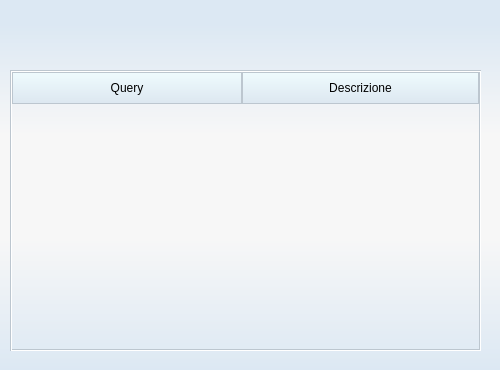
<?xml version="1.0" encoding="UTF-8"?>
<ui version="4.0">
 <class>SelectionQueryWindow</class>
 <widget class="QMainWindow" name="SelectionQueryWindow">
  <property name="windowModality">
   <enum>Qt::ApplicationModal</enum>
  </property>
  <property name="geometry">
   <rect>
    <x>0</x>
    <y>0</y>
    <width>500</width>
    <height>370</height>
   </rect>
  </property>
  <property name="sizePolicy">
   <sizepolicy hsizetype="Fixed" vsizetype="Fixed">
    <horstretch>0</horstretch>
    <verstretch>0</verstretch>
   </sizepolicy>
  </property>
  <property name="minimumSize">
   <size>
    <width>500</width>
    <height>370</height>
   </size>
  </property>
  <property name="maximumSize">
   <size>
    <width>500</width>
    <height>370</height>
   </size>
  </property>
  <property name="windowTitle">
   <string>Caricamento Query</string>
  </property>
  <property name="windowIcon">
   <iconset resource="risorse.qrc">
    <normaloff>:/resources/icon_mmas.png</normaloff>:/resources/icon_mmas.png</iconset>
  </property>
  <widget class="QWidget" name="centralWidget">
   <property name="styleSheet">
    <string notr="true">QWidget {
background-color:rgba(255,255,255,0);
}
QWidget#centralWidget{
	/*background-color: qlineargradient(spread:reflect, x1:0, y1:1, x2:0, y2:0, stop:0 rgba(217, 239, 255, 255), stop:0.5 rgba(239, 248, 255, 255), stop:1 rgba(210, 236, 255, 255));
	background-color: qlineargradient(spread:pad, x1:0, y1:1, x2:0, y2:0, stop:0 rgba(223, 246, 255, 255), stop:0.481132 rgba(243, 243, 243, 255), stop:0.995261 rgba(223, 246, 255, 255));*/
	
	background-color: qlineargradient(spread:pad, x1:0, y1:1, x2:0, y2:0, stop:0 rgba(220, 232, 243, 255), stop:0.35545 rgba(247, 247, 247, 255), stop:0.635071 rgba(247, 247, 247, 255), stop:0.933649 rgba(220, 232, 243, 255));
	
}

QToolTip {
     border: 1px solid rgb(188, 189, 207);
     padding: 0.1px;
    border-radius:1px;
	color: rgb(188, 189, 207);
	background-color: rgb(255, 255, 255);
   background-origin:padding-box;
     opacity: 100;
 }

/* set scrollbar style */
QScrollBar:horizontal {
 border: 1px solid rgb(188, 189, 207);
 border-radius:7px;
	background-color: qlineargradient(spread:pad, x1:0, y1:1, x2:0, y2:0, stop:0 rgba(220, 232, 243, 255), stop:0.35545 rgba(247, 247, 247, 255), stop:0.635071 rgba(247, 247, 247, 255), stop:0.933649 rgba(220, 232, 243, 255));
     height: 15px;
     margin: 0px 19px 0px 19px;
 }

 QScrollBar::handle:horizontal {
	
	background-color: qlineargradient(spread:pad, x1:0, y1:1, x2:0, y2:0, stop:0.208531 rgba(140, 159, 171, 255), stop:0.905213 rgba(239, 251, 254, 255));
     min-width: 13px;
   border: 2px groove rgb(188, 189, 207);
   border-radius:5px;
 }
 QScrollBar::add-line:horizontal {
 /*border:2px groove rgb(188, 198, 207);  
	background-color: qlineargradient(spread:pad, x1:0, y1:1, x2:0, y2:0, stop:0.208531 rgba(212, 223, 232, 255), stop:0.905213 rgba(239, 251, 254, 255));
     border-radius: 7px;*/
  background-color:rgba(255,255,255,0);
   width: 13px;
   height:13px;
     subcontrol-position: right;
     subcontrol-origin: margin;
 }

 QScrollBar::sub-line:horizontal {
   /*border:2px groove rgb(188, 198, 207);  
	background-color: qlineargradient(spread:pad, x1:0, y1:1, x2:0, y2:0, stop:0.208531 rgba(212, 223, 232, 255), stop:0.905213 rgba(239, 251, 254, 255));
     border-radius: 7px;*/
  background-color:rgba(255,255,255,0);
     width: 13px;
    height:13px;
     subcontrol-position: left;
     subcontrol-origin: margin;
 }

QScrollBar::add-page:horizontal, QScrollBar::sub-page:horizontal {
	background-color: qlineargradient(spread:pad, x1:0, y1:1, x2:0, y2:0, stop:0.00947867 rgba(232, 237, 240, 255), stop:1 rgba(239, 251, 254, 255));
 }

  QScrollBar:left-arrow:horizontal{
	image: url(:/resources/back_not_hov.png);
   width:13px;
   height:13px;
     }
   QScrollBar:left-arrow:horizontal:hover{
	image: url(:/resources/back_not_hov.png);
   width:15px;
   height:15px;
     }
  QScrollBar:left-arrow:horizontal:pressed{
	image: url(:/resources/back_not_hov.png);
   width:11px;
   height:11px;
     }
 QScrollBar:right-arrow:horizontal{
	image: url(:/resources/next_not_hov.png);
   width:13px;
   height:13px;
     }
  QScrollBar:right-arrow:horizontal:hover{
	image: url(:/resources/next_not_hov.png);
   width:15px;
   height:15px;
     }
  QScrollBar:right-arrow:horizontal:pressed{
	image: url(:/resources/next_not_hov.png);
   width:11px;
   height:11px;
     }








QScrollBar:vertical {
 border: 1px solid rgb(188, 189, 207);
 border-radius:7px;
	background-color: qlineargradient(spread:pad, x1:0, y1:1, x2:0, y2:0, stop:0 rgba(220, 232, 243, 255), stop:0.35545 rgba(247, 247, 247, 255), stop:0.635071 rgba(247, 247, 247, 255), stop:0.933649 rgba(220, 232, 243, 255));
    width: 15px;
     margin: 19px 0px 19px 0px;
 }

 QScrollBar::handle:vertical {
	
	background-color: qlineargradient(spread:pad, x1:0, y1:1, x2:0, y2:0, stop:0.208531 rgba(140, 159, 171, 255), stop:0.905213 rgba(239, 251, 254, 255));
     min-height: 13px;
   border: 2px groove rgb(188, 189, 207);
   border-radius:5px;
 }
 QScrollBar::add-line:vertical {
 background-color:rgba(255,255,255,0);
   width: 13px;
   height:13px;
     subcontrol-position: bottom;
     subcontrol-origin: margin;
 }

 QScrollBar::sub-line:vertical {
     background-color:rgba(255,255,255,0);
     width: 13px;
    height:13px;
     subcontrol-position: top;
     subcontrol-origin: margin;
 }

QScrollBar::add-page:vertical, QScrollBar::sub-page:vertical {
	background-color: qlineargradient(spread:pad, x1:0, y1:1, x2:0, y2:0, stop:0.00947867 rgba(232, 237, 240, 255), stop:1 rgba(239, 251, 254, 255));
 }

  QScrollBar:up-arrow:vertical{
	image: url(:/resources/up_arrow.png);
   width:13px;
   height:13px;
     }
  QScrollBar:up-arrow:vertical:hover{
	image: url(:/resources/up_arrow.png);
   width:15px;
   height:15px;
     }
  QScrollBar:up-arrow:vertical:pressed{
	image: url(:/resources/up_arrow.png);
   width:11px;
   height:11px;
     }
 QScrollBar:down-arrow:vertical{
	image: url(:/resources/down_arrow.png);
   width:13px;
   height:13px;
     }
 QScrollBar:down-arrow:vertical:hover{
	image: url(:/resources/down_arrow.png);
   width:15px;
   height:15px;
     }
 QScrollBar:down-arrow:vertical:pressed{
	image: url(:/resources/down_arrow.png);
   width:11px;
   height:11px;
     }</string>
   </property>
   <widget class="QTableWidget" name="tableQuery">
    <property name="geometry">
     <rect>
      <x>10</x>
      <y>70</y>
      <width>471</width>
      <height>281</height>
     </rect>
    </property>
    <property name="focusPolicy">
     <enum>Qt::NoFocus</enum>
    </property>
    <property name="styleSheet">
     <string notr="true">QTableView {
     border:2px groove rgb(188, 198, 207);   
	background-color: rgba(255, 255, 255,0);
	alternate-background-color:rgba(210, 233, 241,130);
	
 }
QTableView::resizeColumnToContents{
}

 QHeaderView::section {
/* background-color: qlineargradient(spread:pad, x1:0, y1:1, x2:0, y2:0, stop:0 rgba(169, 228, 255, 255), stop:1 rgba(255, 255, 255, 255));*/
	background-color: qlineargradient(spread:pad, x1:0, y1:1, x2:0, y2:0, stop:0.00947867 rgba(220, 231, 240, 255), stop:1 rgba(239, 251, 254, 255));
     border: 0.5px groove rgb(188, 198, 207);
     height:30px;
	font: 11pt &quot;Arial&quot;;
 }

QTableView QTableCornerButton::section {
     background: rgb(255, 255, 255);
     border: 0px;
 }
QTableWidget{
	gridline-color:  rgb(188, 198, 207);
}
</string>
    </property>
    <property name="editTriggers">
     <set>QAbstractItemView::NoEditTriggers</set>
    </property>
    <property name="dragDropOverwriteMode">
     <bool>false</bool>
    </property>
    <property name="alternatingRowColors">
     <bool>true</bool>
    </property>
    <property name="selectionMode">
     <enum>QAbstractItemView::SingleSelection</enum>
    </property>
    <property name="selectionBehavior">
     <enum>QAbstractItemView::SelectRows</enum>
    </property>
    <property name="verticalScrollMode">
     <enum>QAbstractItemView::ScrollPerPixel</enum>
    </property>
    <property name="horizontalScrollMode">
     <enum>QAbstractItemView::ScrollPerPixel</enum>
    </property>
    <attribute name="horizontalHeaderDefaultSectionSize">
     <number>230</number>
    </attribute>
    <attribute name="horizontalHeaderMinimumSectionSize">
     <number>210</number>
    </attribute>
    <attribute name="horizontalHeaderStretchLastSection">
     <bool>true</bool>
    </attribute>
    <column>
     <property name="text">
      <string>Query</string>
     </property>
     <property name="font">
      <font>
       <family>Arial</family>
      </font>
     </property>
    </column>
    <column>
     <property name="text">
      <string>Descrizione</string>
     </property>
     <property name="font">
      <font>
       <family>Arial</family>
      </font>
     </property>
    </column>
   </widget>
   <widget class="QPushButton" name="Selezione">
    <property name="geometry">
     <rect>
      <x>430</x>
      <y>10</y>
      <width>50</width>
      <height>50</height>
     </rect>
    </property>
    <property name="sizePolicy">
     <sizepolicy hsizetype="Fixed" vsizetype="Fixed">
      <horstretch>0</horstretch>
      <verstretch>0</verstretch>
     </sizepolicy>
    </property>
    <property name="focusPolicy">
     <enum>Qt::NoFocus</enum>
    </property>
    <property name="toolTip">
     <string>carica query</string>
    </property>
    <property name="styleSheet">
     <string notr="true">/* pushbutton style */
QPushButton {
     border: 1px groove rgba(255,255,255,0);
     border-radius: 5px;
	background-color: rgba(255, 255, 255,0);
	
	image: url(:/resources/icon_load_not_hov.png);

 }

 QPushButton:hover {
     border: 1px outset rgb(188, 189, 207);
border-radius:3px;
	background-color: rgba(255, 255, 255, 0);
	
	image: url(:/resources/icon_load.png);
 } 
QPushButton:pressed {
     border: 3px inset rgb(188, 189, 207);
	border-radius:3px;
 } 
</string>
    </property>
    <property name="text">
     <string/>
    </property>
   </widget>
   <widget class="QPushButton" name="Eliminazione">
    <property name="geometry">
     <rect>
      <x>370</x>
      <y>10</y>
      <width>50</width>
      <height>50</height>
     </rect>
    </property>
    <property name="sizePolicy">
     <sizepolicy hsizetype="Fixed" vsizetype="Fixed">
      <horstretch>0</horstretch>
      <verstretch>0</verstretch>
     </sizepolicy>
    </property>
    <property name="focusPolicy">
     <enum>Qt::NoFocus</enum>
    </property>
    <property name="toolTip">
     <string>elimina query</string>
    </property>
    <property name="styleSheet">
     <string notr="true">/* pushbutton style */
QPushButton {
     border: 1px groove rgba(255,255,255,0);
     border-radius: 5px;
	background-color: rgba(255, 255, 255,0);
	
	image: url(:/resources/no_filter_not_hov.png);

 }

 QPushButton:hover {
     border: 1px outset rgb(188, 189, 207);
border-radius:3px;
	background-color: rgba(255, 255, 255, 0);
	
	image: url(:/resources/no_filter.png);
 } 
QPushButton:pressed {
     border: 3px inset rgb(188, 189, 207);
	border-radius:3px;
 } 
</string>
    </property>
    <property name="text">
     <string/>
    </property>
   </widget>
  </widget>
 </widget>
 <layoutdefault spacing="6" margin="11"/>
 <resources>
  <include location="risorse.qrc"/>
 </resources>
 <connections/>
</ui>
